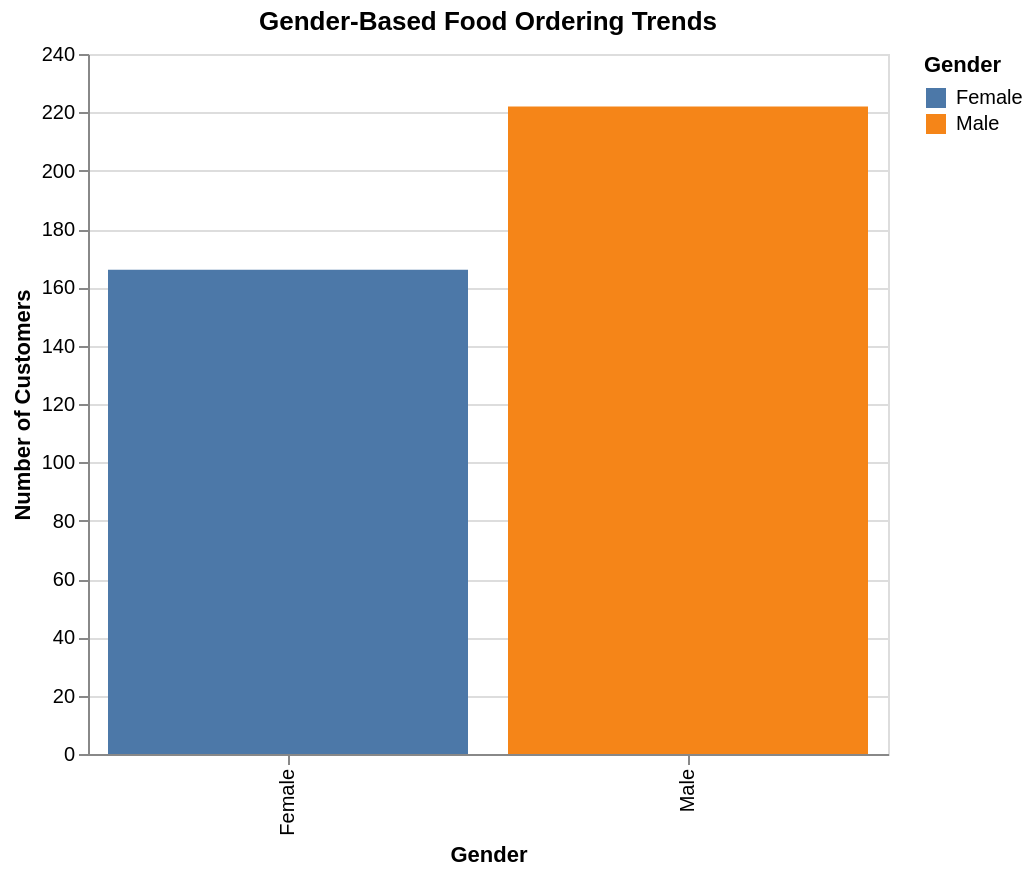

Here is the notebook cell this chart was saved with:
### Markdown cell above
## 2. Bar Chart: Gender-Based Food Ordering Trends
Create a bar chart comparing the number of male and female customers.

### Code cell
alt.Chart(df).mark_bar().encode(
    alt.X('Gender:N', title='Gender'),
    alt.Y('count()', title='Number of Customers'),
    alt.Color('Gender:N'),
    tooltip=['Gender:N', 'count()']
).properties(
    title='Gender-Based Food Ordering Trends',
    width=400, height=350
).interactive()

### Figure 1 — Vega-Lite specification as saved in the notebook (floating-point values rounded to 4 significant figures; data arrays with more than 128 entries replaced by an {"elided": "..."} marker saying what was removed)
{"config": {"view": {"continuousWidth": 300, "continuousHeight": 300}}, "data": {"name": "data-f84c5de1922d6b2f20a460be71982c02"}, "mark": {"type": "bar"}, "encoding": {"color": {"field": "Gender", "type": "nominal"}, "tooltip": [{"field": "Gender", "type": "nominal"}, {"aggregate": "count", "type": "quantitative"}], "x": {"field": "Gender", "title": "Gender", "type": "nominal"}, "y": {"aggregate": "count", "title": "Number of Customers", "type": "quantitative"}}, "height": 350, "params": [{"name": "param_1e9efca18e7a2868", "select": {"type": "interval", "encodings": ["x", "y"]}, "bind": "scales"}], "title": "Gender-Based Food Ordering Trends", "width": 400, "$schema": "https://vega.github.io/schema/vega-lite/v6.1.0.json", "datasets": {"data-f84c5de1922d6b2f20a460be71982c02": {"elided": "388 records"}}}
